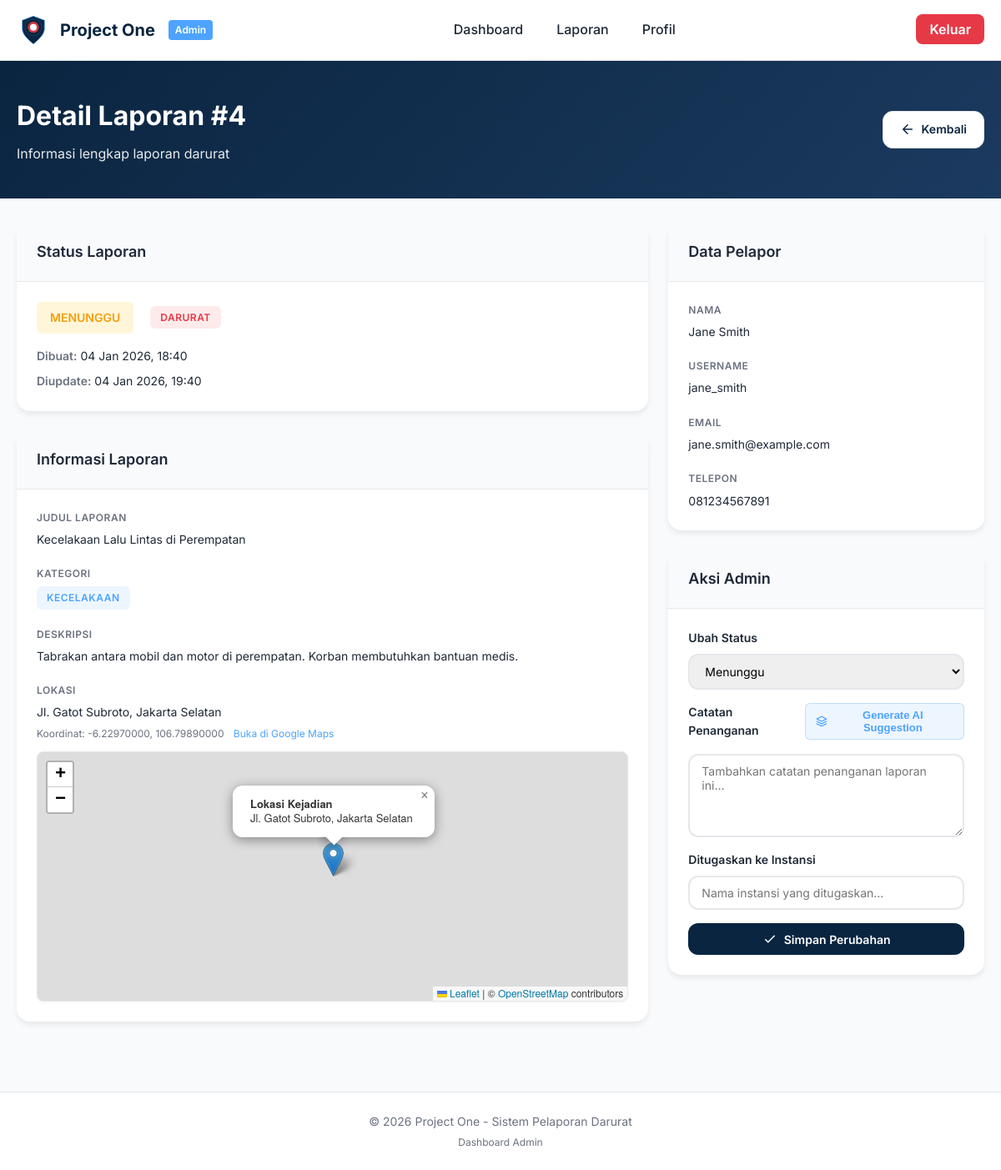
/backend/admin/laporan_detail.php?id=4 (signed in), run on the app's committed database.
### tables this page shows
CREATE TABLE `reports` (
  `id` int(11) NOT NULL,
  `user_id` int(11) NOT NULL COMMENT 'ID pengguna yang membuat laporan',
  `title` varchar(200) NOT NULL COMMENT 'Judul laporan',
  `category` enum('kecelakaan','kebakaran','medis','kejahatan','bencana','lainnya') NOT NULL COMMENT 'Kategori kejadian',
  `description` text NOT NULL COMMENT 'Deskripsi lengkap kejadian',
  `location` varchar(255) NOT NULL COMMENT 'Lokasi kejadian (alamat)',
  `latitude` decimal(10,8) DEFAULT NULL COMMENT 'Koordinat latitude (untuk GPS)',
  `longitude` decimal(11,8) DEFAULT NULL COMMENT 'Koordinat longitude (untuk GPS)',
  `urgent` tinyint(1) DEFAULT 0 COMMENT 'Flag darurat (1=urgent, 0=normal)',
  `status` enum('pending','processing','dispatched','completed','cancelled') DEFAULT 'pending' COMMENT 'Status laporan',
  `admin_notes` text DEFAULT NULL COMMENT 'Catatan dari admin (dari sistem dispatch)',
  `dispatched_to` varchar(200) DEFAULT NULL COMMENT 'Instansi yang ditugaskan (dari sistem dispatch)',
  `dispatched_at` datetime DEFAULT NULL COMMENT 'Waktu dispatch ke instansi',
  `completed_at` datetime DEFAULT NULL COMMENT 'Waktu laporan selesai',
  `created_at` datetime DEFAULT current_timestamp() COMMENT 'Waktu pembuatan',
  `updated_at` datetime DEFAULT current_timestamp() ON UPDATE current_timestamp() COMMENT 'Waktu update terakhir'
);

CREATE TABLE `users` (
  `id` int(11) NOT NULL,
  `username` varchar(50) NOT NULL COMMENT 'Username untuk login',
  `email` varchar(100) NOT NULL COMMENT 'Email pengguna',
  `password` varchar(255) NOT NULL COMMENT 'Password ter-hash',
  `fullname` varchar(200) NOT NULL COMMENT 'Nama lengkap pengguna',
  `phone` varchar(20) DEFAULT NULL COMMENT 'Nomor telepon (opsional)',
  `status` enum('active','inactive','suspended') DEFAULT 'active' COMMENT 'Status akun pengguna',
  `google_id` varchar(100) DEFAULT NULL COMMENT 'Google OAuth ID',
  `remember_token` varchar(255) DEFAULT NULL COMMENT 'Token untuk remember me',
  `remember_expiry` int(11) DEFAULT NULL COMMENT 'Expiry timestamp untuk remember token',
  `last_login` datetime DEFAULT NULL COMMENT 'Waktu login terakhir',
  `created_at` datetime DEFAULT current_timestamp() COMMENT 'Waktu pembuatan',
  `updated_at` datetime DEFAULT current_timestamp() ON UPDATE current_timestamp() COMMENT 'Waktu update terakhir'
);

### backend/admin/laporan_detail.php (the view, shortened to what this page needs)
<?php
$report_id = isset($_GET['id']) ? (int)$_GET['id'] : 0;
$db = getDB();
$report = null;
try {
    $stmt = $db->prepare("
        SELECT r.*, u.username, u.fullname as user_fullname, u.email as user_email, u.phone as user_phone
        FROM reports r
        LEFT JOIN users u ON r.user_id = u.id
        WHERE r.id = :report_id
        LIMIT 1
    ");
    $stmt->execute(['report_id' => $report_id]);
    $report = $stmt->fetch();
} catch (PDOException $e) {
    error_log("Laporan detail error: " . $e->getMessage());
    $error = "Terjadi kesalahan saat memuat data. Silakan coba lagi.";
}
$categories = [
    'kecelakaan' => 'Kecelakaan',
    'kebakaran' => 'Kebakaran',
    'medis' => 'Medis',
    'kejahatan' => 'Kejahatan',
    'bencana' => 'Bencana',
    'lainnya' => 'Lainnya'
];
$statuses = [
    'pending' => 'Menunggu',
    'processing' => 'Diproses',
    'dispatched' => 'Ditugaskan',
    'completed' => 'Selesai',
    'cancelled' => 'Dibatalkan'
];
?>
<!DOCTYPE html>
<html lang="id">
<head>
    <link rel="stylesheet" href="../../frontend/assets/css/admin-dashboard.css">
    <link rel="stylesheet" href="https://unpkg.com/leaflet@1.9.4/dist/leaflet.css" />
</head>
<body>
    <?php include '../partials/admin_navbar.php'; ?>
    <header class="page-header">
        <div class="container">
            <div class="header-content">
                <div>
                    <h1 class="page-title">Detail Laporan #<?php echo $report_id; ?></h1>
                    <p class="page-subtitle">Informasi lengkap laporan darurat</p>
                </div>
                <div class="header-actions">
                    <a href="laporan_list.php" class="btn btn-secondary">
                        <svg viewBox="0 0 24 24" fill="none" xmlns="http://www.w3.org/2000/svg">
                            <path d="M19 12H5M5 12L12 19M5 12L12 5" stroke="currentColor" stroke-width="2" stroke-linecap="round" stroke-linejoin="round"/>
                        </svg>
                        Kembali
                    </a>
                </div>
            </div>
        </div>
    </header>
    <main class="page-main">
        <div class="container">
            <div class="detail-grid">
                <div class="detail-main">
                    <div class="detail-card">
                        <div class="card-header">
                            <h2 class="card-title">Status Laporan</h2>
                        </div>
                        <div class="card-body">
                            <div class="status-display">
                                <span class="status-badge status-<?php echo strtolower($report['status']); ?> large">
                                    <?php echo $statuses[$report['status']] ?? 'Tidak Diketahui'; ?>
                                </span>
                                <?php if ($report['urgent']): ?>
                                    <span class="badge badge-urgent large">DARURAT</span>
                                <?php endif; ?>
                            </div>
                            <div class="status-info">
                                <p><strong>Dibuat:</strong> <?php echo date('d M Y, H:i', strtotime($report['created_at'])); ?></p>
                                <?php if ($report['updated_at'] && $report['updated_at'] != $report['created_at']): ?>
                                    <p><strong>Diupdate:</strong> <?php echo date('d M Y, H:i', strtotime($report['updated_at'])); ?></p>
                                <?php endif; ?>
                            </div>
                        </div>
                    </div>
                    <div class="detail-card">
                        <div class="card-header">
                            <h2 class="card-title">Informasi Laporan</h2>
                        </div>
                        <div class="card-body">
                            <div class="info-row">
                                <label>Judul Laporan</label>
                                <p class="info-value"><?php echo htmlspecialchars($report['title']); ?></p>
                            </div>
                            <div class="info-row">
                                <label>Kategori</label>
                                <p class="info-value">
                                    <span class="badge badge-category">
                                        <?php echo $categories[$report['category']] ?? ucfirst($report['category']); ?>
                                    </span>
                                </p>
                            </div>
                            <div class="info-row">
                                <label>Deskripsi</label>
                                <p class="info-value"><?php echo nl2br(htmlspecialchars($report['description'])); ?></p>
                            </div>
                            <div class="info-row">
                                <label>Lokasi</label>
                                <p class="info-value"><?php echo htmlspecialchars($report['location']); ?></p>
                                <?php if ($report['latitude'] && $report['longitude']): ?>
                                    <p class="info-subvalue">
                                        Koordinat: <?php echo $report['latitude']; ?>, <?php echo $report['longitude']; ?>
                                        <a href="https://www.google.com/maps?q=<?php echo $report['latitude']; ?>,<?php echo $report['longitude']; ?>" target="_blank" class="map-link">
                                            Buka di Google Maps
                                        </a>
                                    </p>
                                    <div class="location-map-container">
                                        <div id="reportMap" style="width: 100%; height: 300px; border-radius: 8px; margin-top: 12px;"></div>
                                    </div>
                                <?php endif; ?>
                            </div>
                        </div>
                    </div>
                </div>
                <div class="detail-sidebar">
                    <div class="detail-card">
                        <div class="card-header">
                            <h2 class="card-title">Data Pelapor</h2>
                        </div>
                        <div class="card-body">
                            <div class="info-row">
                                <label>Nama</label>
                                <p class="info-value"><?php echo htmlspecialchars($report['user_fullname'] ?? $report['username']); ?></p>
                            </div>
                            <div class="info-row">
                                <label>Username</label>
                                <p class="info-value"><?php echo htmlspecialchars($report['username']); ?></p>
                            </div>
                            <div class="info-row">
                                <label>Email</label>
                                <p class="info-value"><?php echo htmlspecialchars($report['user_email'] ?? '-'); ?></p>
                            </div>
                            <?php if ($report['user_phone']): ?>
                                <div class="info-row">
                                    <label>Telepon</label>
                                    <p class="info-value"><?php echo htmlspecialchars($report['user_phone']); ?></p>
                                </div>
                            <?php endif; ?>
                        </div>
                    </div>
                    <div class="detail-card">
                        <div class="card-header">
                            <h2 class="card-title">Aksi Admin</h2>
                        </div>
                        <div class="card-body">
                            <form action="proses_laporan.php" method="POST" class="action-form">
                                <div class="form-group">
                                    <label for="status">Ubah Status</label>
                                    <select id="status" name="status" class="form-select" required>
                                        <option value="pending" <?php echo $report['status'] === 'pending' ? 'selected' : ''; ?>>Menunggu</option>
                                    </select>
                                </div>
                                <div class="form-group">
                                    <div style="display: flex; align-items: center; justify-content: space-between; margin-bottom: 8px;">
                                        <label for="admin_notes">Catatan Penanganan</label>
                                        <button type="button" id="generateAISuggestionBtn" class="btn-ai-suggestion" style="display: inline-flex; align-items: center; gap: 6px; padding: 6px 12px; background: rgba(77, 163, 255, 0.1); color: #4DA3FF; border: 1px solid rgba(77, 163, 255, 0.3); border-radius: 6px; font-size: 0.8125rem; font-weight: 600; cursor: pointer; transition: all 0.3s ease;">
                                            Generate AI Suggestion
                                        </button>
                                    </div>
                                    <textarea
                                        id="admin_notes"
                                        name="admin_notes"
                                        class="form-textarea"
                                        rows="4"
                                        placeholder="Tambahkan catatan penanganan laporan ini..."
                                    ><?php echo htmlspecialchars($report['admin_notes'] ?? ''); ?></textarea>
                                </div>
                                <div class="form-group">
                                    <label for="dispatched_to">Ditugaskan ke Instansi</label>
                                    <input
                                        type="text"
                                        id="dispatched_to"
                                        name="dispatched_to"
                                        class="form-input"
                                        placeholder="Nama instansi yang ditugaskan..."
                                        value="<?php echo htmlspecialchars($report['dispatched_to'] ?? ''); ?>"
                                    >
                                </div>
                                <button type="submit" class="btn btn-primary btn-block">
                                    <svg viewBox="0 0 24 24" fill="none" xmlns="http://www.w3.org/2000/svg">
                                        <path d="M5 13L9 17L19 7" stroke="currentColor" stroke-width="2" stroke-linecap="round" stroke-linejoin="round"/>
                                    </svg>
                                    Simpan Perubahan
                                </button>
                            </form>
                        </div>
                    </div>
                </div>
            </div>
        </div>
    </main>
    <?php include '../partials/admin_footer.php'; ?>
</body>
</html>

### data on the page
reports: status "MENUNGGU", created_at "04 Jan 2026, 18:40", updated_at "04 Jan 2026, 19:40", title "Kecelakaan Lalu Lintas di Perempatan", category "KECELAKAAN", description "Tabrakan antara mobil dan motor di perempatan. Korban membutuhkan bantuan medis.", location "Jl. Gatot Subroto, Jakarta Selatan", latitude "-6.22970000", longitude "106.79890000", user.fullname "Jane Smith", user.username "jane_smith", user.email "jane.smith@example.com", user.phone "081234567891", status "Menunggu"

### other printed values
$report_id "4"
